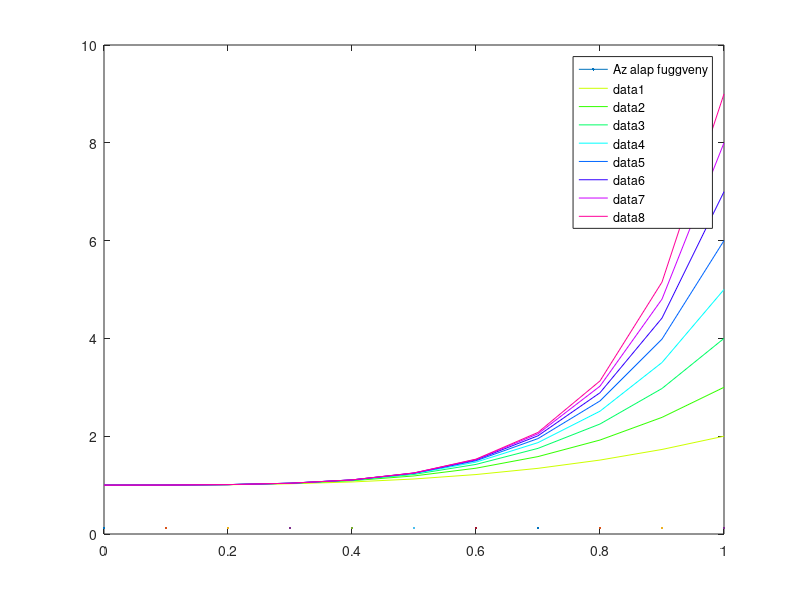

Write MATLAB code to recreate this figure.
M=10;
x=0:0.1:1
m=3;
f=(x.^m)/(1-x);
plot(x,f);
legend('Az alap fuggveny');
hold on;
szin=hsv(M);
s=1;
for i=m:M
    s=s+x.^i;
    plot(x,s,'color',szin(i,:));
    pause(0.1);
end

